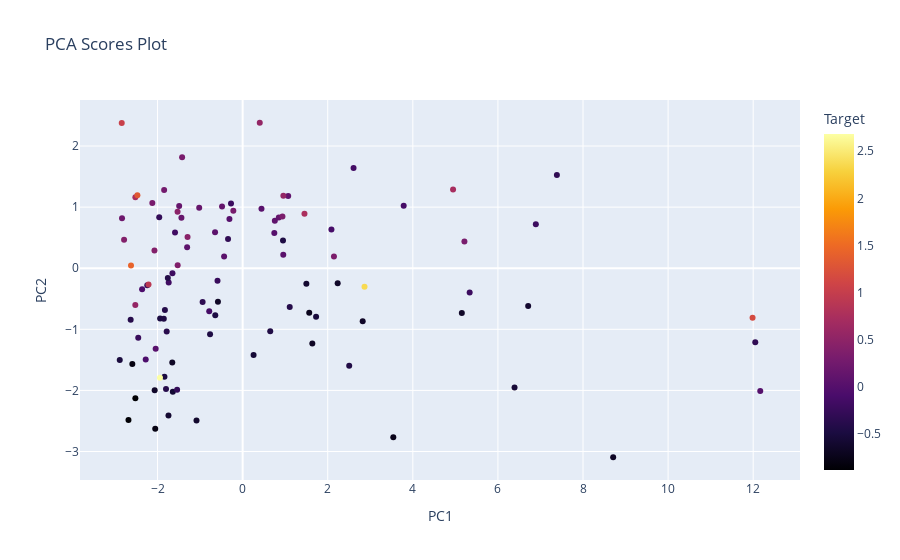
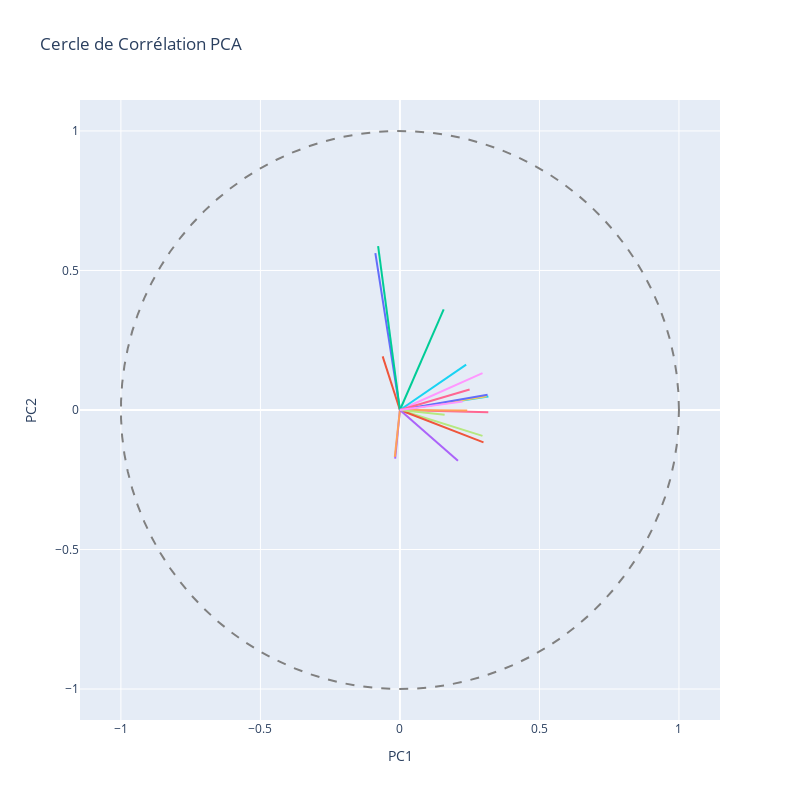

The code cell stored with these charts, in order, in its notebook:
### Code cell
# Étape 3: Application de PCA et analyse

# Appliquez PCA pour sélectionner le nombre de composants, cette fois sur les données d'entraînement
n_components = preprocessor.select_n_components(X_train)
# Instanciez PCA avec le nombre de composants déterminé
pca = PCA(n_components=n_components)
X_train_pca = pca.fit_transform(X_train)

pca_analysis = PCAAnalysis(pca.components_, feature_names=X_train.columns, pca=pca)

# Affichage des contributions des composants
fig, axs = pca_analysis.plot_pca_components_contributions()
# Affichage des scores PCA, optionnellement avec 'y_train' pour la coloration
pca_analysis.plot_scores(X_train, y_train)
# Affichage du cercle de corrélation
pca_analysis.plot_correlation_circle()

### Figure 1 — Plotly figure (JSON) as saved in the notebook; plotly's stock layout.template omitted (floating-point values rounded to 4 significant figures)
{"data": [{"hovertemplate": "PC1=%{x}<br>PC2=%{y}<br>Target=%{marker.color}<extra></extra>", "legendgroup": "", "marker": {"color": [-0.5653, -0.1705, -0.6617, -0.2063, 0.4724, -0.4566, -0.4778, 0.09691, -0.5019, -0.4427, -0.2019, -0.2571, -0.5128, 0.01452, -0.4603, -0.6682, 0.1243, 1.167, -0.8718, 0.09143, 0.4067, 0.2175, 2.683, 0.7341, -0.7161, 2.368, 0.5446, -0.4756, -0.2151, -0.6157, -0.1187, 0.017, -0.6682, -0.2698, 0.341, 0.3379, -0.7821, 0.5512, -0.6529, -0.2807, -0.6458, -0.434, 0.9015, -0.1257, 0.05203, 0.06954, -0.4427, -0.3026, -0.173, -0.311, -0.07079, -0.2413, 0.7237, 0.1352, -0.3902, -0.3241, -0.8018, 1.427, 0.3198, -0.6442, 0.1551, 0.3023, 0.5485, -0.4182, -0.4025, -0.631, -0.4646, 0.3176, -0.1494, -0.5522, 0.04399, 0.3169, -0.2063, 0.003863, 0.03364, -0.3683, -0.6398, -0.1319, 0.7556, -0.5894, 0.07808, -0.5829, 0.2666, 0.1431, 1.323, 0.457, -0.3902, 0.3979, 0.3903, 0.0564, -0.7405, -0.6004, -0.07429, -0.237, -0.3026, -0.5426, 1.034, -0.399, -0.8806, 0.1481], "coloraxis": "coloraxis", "symbol": "circle"}, "mode": "markers", "name": "", "orientation": "v", "showlegend": false, "type": "scatter", "x": [-1.641, -1.738, -1.654, 6.891, -1.53, 0.9486, -1.838, 1.071, -2.888, 0.6485, -1.65, -2.241, 1.726, 0.7448, -0.7656, 1.638, 0.8502, 11.99, -2.683, 0.7569, -2.072, -2.835, -1.943, -2.521, 1.565, 2.865, 0.9574, -1.939, -0.2734, -1.085, 2.087, -0.3105, 8.709, -1.54, 2.146, 0.9352, -2.054, -2.523, -0.5805, -1.961, 5.152, 2.505, -2.212, 3.785, 0.9547, -0.6484, -1.853, 12.05, -1.589, 7.386, -2.278, -0.5905, 4.946, -0.4842, -2.632, -0.9409, -2.593, -2.624, 5.213, 2.822, -1.439, -0.2188, 0.4025, -1.758, 1.107, 2.234, -0.6431, -2.123, 2.607, 0.2572, 0.4428, -1.423, 5.336, 12.17, -2.044, -1.785, -2.068, -0.785, 1.453, 1.497, -1.305, -1.743, -1.845, -1.492, -2.474, -1.295, -1.801, -2.786, -1.527, -0.4357, 3.541, 6.711, -2.363, -2.454, -0.3431, 6.391, -2.842, -1.827, -2.522, -1.021], "xaxis": "x", "y": [-2.02, -0.2343, -1.544, 0.7212, 0.9262, 0.4547, -1.776, 1.183, -1.503, -1.03, -0.08429, -0.2772, -0.7952, 0.5763, -1.079, -1.23, 0.8292, -0.8127, -2.484, 0.7767, 0.2917, 0.8199, -1.793, 1.162, -0.7276, -0.3045, 1.187, -0.8225, 1.058, -2.491, 0.6325, 0.8061, -3.094, -1.991, 0.1938, 0.8449, -2.626, -0.6019, -0.5472, 0.8353, -0.7311, -1.598, -0.2679, 1.024, 0.2202, 0.5891, -0.8254, -1.211, 0.5861, 1.528, -1.493, -0.2065, 1.289, 1.01, -0.845, -0.5517, -1.568, 0.0426, 0.4388, -0.8672, 0.826, 0.9392, 2.381, -0.1587, -0.6351, -0.2472, -0.7715, 1.069, 1.64, -1.419, 0.973, 1.817, -0.3966, -2.01, -1.318, -1.035, -1.999, -0.7058, 0.8918, -0.2533, 0.342, -2.412, 1.282, 1.018, 1.196, 0.5109, -1.978, 0.464, 0.04882, 0.1907, -2.765, -0.6193, -0.3448, -1.137, 0.4801, -1.954, 2.375, -0.6821, -2.129, 0.9901], "yaxis": "y"}], "layout": {"coloraxis": {"cmax": 2.683, "cmin": -0.8806, "colorbar": {"title": {"text": "Target"}}, "colorscale": [[0, "#000004"], [0.1111, "#1b0c41"], [0.2222, "#4a0c6b"], [0.3333, "#781c6d"], [0.4444, "#a52c60"], [0.5556, "#cf4446"], [0.6667, "#ed6925"], [0.7778, "#fb9b06"], [0.8889, "#f7d13d"], [1, "#fcffa4"]]}, "legend": {"tracegroupgap": 0}, "title": {"text": "PCA Scores Plot"}, "xaxis": {"anchor": "y", "domain": [0, 1], "title": {"text": "PC1"}}, "yaxis": {"anchor": "x", "domain": [0, 1], "title": {"text": "PC2"}}}}

### Figure 2 — Plotly figure (JSON) as saved in the notebook; plotly's stock layout.template omitted (floating-point values rounded to 4 significant figures)
{"data": [{"hoverinfo": "text", "line": {"width": 2}, "mode": "lines", "showlegend": false, "text": [null, "surface_reelle_bati"], "type": "scatter", "x": [0, -0.08809], "y": [0, 0.5621]}, {"hoverinfo": "text", "line": {"width": 2}, "mode": "lines", "showlegend": false, "text": [null, "surface_terrain"], "type": "scatter", "x": [0, -0.0619], "y": [0, 0.1921]}, {"hoverinfo": "text", "line": {"width": 2}, "mode": "lines", "showlegend": false, "text": [null, "nombre_pieces_principales"], "type": "scatter", "x": [0, -0.07818], "y": [0, 0.5874]}, {"hoverinfo": "text", "line": {"width": 2}, "mode": "lines", "showlegend": false, "text": [null, "longitude"], "type": "scatter", "x": [0, -0.01711], "y": [0, -0.174]}, {"hoverinfo": "text", "line": {"width": 2}, "mode": "lines", "showlegend": false, "text": [null, "latitude"], "type": "scatter", "x": [0, -0.01827], "y": [0, -0.168]}, {"hoverinfo": "text", "line": {"width": 2}, "mode": "lines", "showlegend": false, "text": [null, "carreau_Ind"], "type": "scatter", "x": [0, 0.317], "y": [0, 0.04828]}, {"hoverinfo": "text", "line": {"width": 2}, "mode": "lines", "showlegend": false, "text": [null, "carreau_Men"], "type": "scatter", "x": [0, 0.3167], "y": [0, -0.008493]}, {"hoverinfo": "text", "line": {"width": 2}, "mode": "lines", "showlegend": false, "text": [null, "carreau_Men_pauv"], "type": "scatter", "x": [0, 0.2959], "y": [0, -0.09291]}, {"hoverinfo": "text", "line": {"width": 2}, "mode": "lines", "showlegend": false, "text": [null, "carreau_Men_prop"], "type": "scatter", "x": [0, 0.296], "y": [0, 0.1324]}, {"hoverinfo": "text", "line": {"width": 2}, "mode": "lines", "showlegend": false, "text": [null, "carreau_Ind_snv"], "type": "scatter", "x": [0, 0.3106], "y": [0, 0.04916]}, {"hoverinfo": "text", "line": {"width": 2}, "mode": "lines", "showlegend": false, "text": [null, "carreau_Men_surf"], "type": "scatter", "x": [0, 0.3141], "y": [0, 0.05494]}, {"hoverinfo": "text", "line": {"width": 2}, "mode": "lines", "showlegend": false, "text": [null, "carreau_Men_coll"], "type": "scatter", "x": [0, 0.2995], "y": [0, -0.1158]}, {"hoverinfo": "text", "line": {"width": 2}, "mode": "lines", "showlegend": false, "text": [null, "carreau_Men_mais"], "type": "scatter", "x": [0, 0.1568], "y": [0, 0.3607]}, {"hoverinfo": "text", "line": {"width": 2}, "mode": "lines", "showlegend": false, "text": [null, "carreau_Log_av45"], "type": "scatter", "x": [0, 0.2079], "y": [0, -0.182]}, {"hoverinfo": "text", "line": {"width": 2}, "mode": "lines", "showlegend": false, "text": [null, "carreau_Log_45_70"], "type": "scatter", "x": [0, 0.2413], "y": [0, -0.002078]}, {"hoverinfo": "text", "line": {"width": 2}, "mode": "lines", "showlegend": false, "text": [null, "carreau_Log_70_90"], "type": "scatter", "x": [0, 0.2374], "y": [0, 0.1626]}, {"hoverinfo": "text", "line": {"width": 2}, "mode": "lines", "showlegend": false, "text": [null, "carreau_Log_ap90"], "type": "scatter", "x": [0, 0.2497], "y": [0, 0.07341]}, {"hoverinfo": "text", "line": {"width": 2}, "mode": "lines", "showlegend": false, "text": [null, "carreau_Log_inc"], "type": "scatter", "x": [0, 0.1602], "y": [0, -0.01735]}, {"hoverinfo": "text", "line": {"width": 2}, "mode": "lines", "showlegend": false, "text": [null, "carreau_Log_soc"], "type": "scatter", "x": [0, 0.2247], "y": [0, 0.03001]}, {"line": {"color": "grey", "dash": "dash"}, "mode": "lines", "showlegend": false, "type": "scatter", "x": [1, 0.998, 0.992, 0.9819, 0.9679, 0.9501, 0.9284, 0.9029, 0.8738, 0.8413, 0.8053, 0.766, 0.7237, 0.6785, 0.6306, 0.5801, 0.5272, 0.4723, 0.4154, 0.3569, 0.2969, 0.2358, 0.1736, 0.1108, 0.04758, -0.01587, -0.07925, -0.1423, -0.2048, -0.2665, -0.3271, -0.3863, -0.4441, -0.5, -0.5539, -0.6056, -0.6549, -0.7015, -0.7453, -0.7861, -0.8237, -0.858, -0.8888, -0.9161, -0.9397, -0.9595, -0.9754, -0.9874, -0.9955, -0.9995, -0.9995, -0.9955, -0.9874, -0.9754, -0.9595, -0.9397, -0.9161, -0.8888, -0.858, -0.8237, -0.7861, -0.7453, -0.7015, -0.6549, -0.6056, -0.5539, -0.5, -0.4441, -0.3863, -0.3271, -0.2665, -0.2048, -0.1423, -0.07925, -0.01587, 0.04758, 0.1108, 0.1736, 0.2358, 0.2969, 0.3569, 0.4154, 0.4723, 0.5272, 0.5801, 0.6306, 0.6785, 0.7237, 0.766, 0.8053, 0.8413, 0.8738, 0.9029, 0.9284, 0.9501, 0.9679, 0.9819, 0.992, 0.998, 1], "y": [0, 0.06342, 0.1266, 0.1893, 0.2511, 0.312, 0.3717, 0.4298, 0.4862, 0.5406, 0.5929, 0.6428, 0.6901, 0.7346, 0.7761, 0.8146, 0.8497, 0.8815, 0.9096, 0.9341, 0.9549, 0.9718, 0.9848, 0.9938, 0.9989, 0.9999, 0.9969, 0.9898, 0.9788, 0.9638, 0.945, 0.9224, 0.896, 0.866, 0.8326, 0.7958, 0.7557, 0.7127, 0.6668, 0.6182, 0.5671, 0.5137, 0.4582, 0.4009, 0.342, 0.2817, 0.2203, 0.158, 0.09506, 0.03173, -0.03173, -0.09506, -0.158, -0.2203, -0.2817, -0.342, -0.4009, -0.4582, -0.5137, -0.5671, -0.6182, -0.6668, -0.7127, -0.7557, -0.7958, -0.8326, -0.866, -0.896, -0.9224, -0.945, -0.9638, -0.9788, -0.9898, -0.9969, -0.9999, -0.9989, -0.9938, -0.9848, -0.9718, -0.9549, -0.9341, -0.9096, -0.8815, -0.8497, -0.8146, -0.7761, -0.7346, -0.6901, -0.6428, -0.5929, -0.5406, -0.4862, -0.4298, -0.3717, -0.312, -0.2511, -0.1893, -0.1266, -0.06342, -2.449e-16]}], "layout": {"height": 800, "hovermode": "closest", "title": {"text": "Cercle de Corrélation PCA"}, "width": 800, "xaxis": {"scaleanchor": "y", "scaleratio": 1, "title": {"text": "PC1"}}, "yaxis": {"title": {"text": "PC2"}}}}
